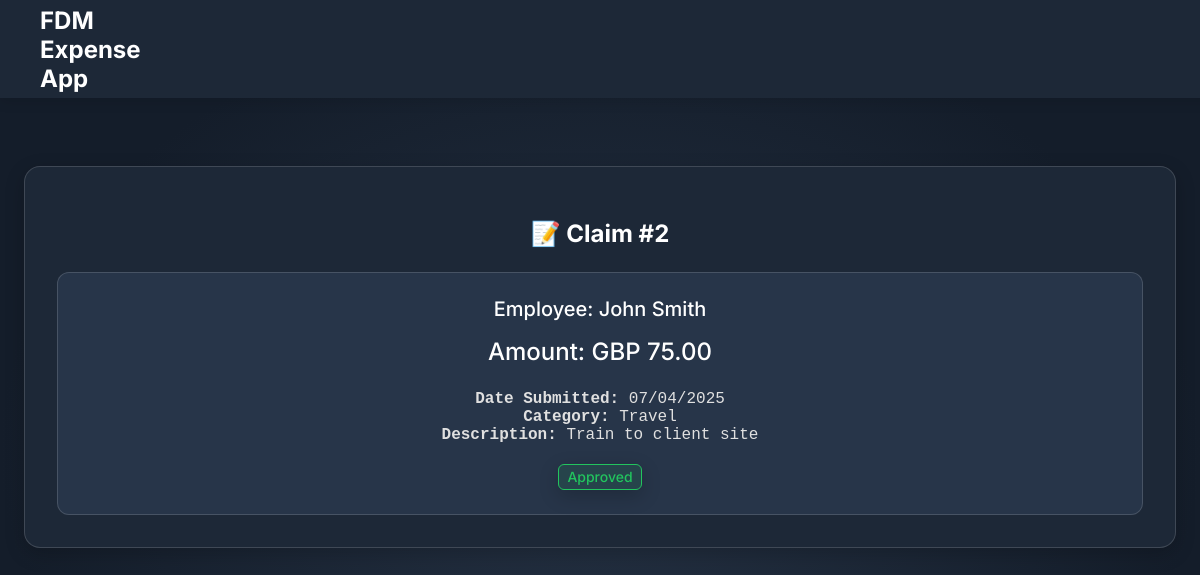
The page /php/view_claim.php?id=2 (signed in) on the database its author committed.
### tables this page shows
CREATE TABLE `expense_claims` (
  `claimId` int(11) NOT NULL,
  `employeeId` int(11) NOT NULL,
  `amount` decimal(10,2) NOT NULL,
  `description` varchar(255) NOT NULL,
  `category` varchar(50) NOT NULL,
  `status` enum('Pending','Approved','Rejected') DEFAULT 'Pending',
  `date` timestamp NOT NULL DEFAULT current_timestamp(),
  `evidenceFile` varchar(255) NOT NULL,
  `receipt` varchar(255) NOT NULL,
  `currency` varchar(5) DEFAULT NULL
);

CREATE TABLE `employees` (
  `employeeId` int(11) NOT NULL,
  `firstName` varchar(50) NOT NULL,
  `lastName` varchar(50) NOT NULL,
  `email` varchar(100) NOT NULL,
  `role` enum('Employee','Manager','Admin','Finance') NOT NULL DEFAULT 'Employee',
  `username` varchar(50) NOT NULL,
  `passwordHash` varchar(255) NOT NULL,
  `manager` int(11) DEFAULT NULL,
  `loggedIn` date DEFAULT current_timestamp(),
  `created_at` timestamp NOT NULL DEFAULT current_timestamp()
);

### php/view_claim.php (the view, shortened to what this page needs)
<?php
$conn = DatabaseManager::getInstance()->getConnection();
$claimId = $_GET['id'];
$sql = "SELECT expense_claims.*, employees.firstName, employees.lastName
        FROM expense_claims
        INNER JOIN employees ON expense_claims.employeeId = employees.employeeId
        WHERE expense_claims.claimId = :claimId";
$stmt = $conn->prepare($sql);
$stmt->bindParam(':claimId', $claimId, PDO::PARAM_INT);
$stmt->execute();
$claim = $stmt->fetch(PDO::FETCH_ASSOC);
?>
<!DOCTYPE html>
<html lang="en">
<head>
    <link rel="stylesheet" href="../css/style.css">
</head>
<body>
    <div class="container">
        <nav class="navbar">
            <div class="logo">FDM Expense App</div>
            <div class="nav-links">
                <form method="POST" action="../php/logout.php">
                </form>
            </div>
        </nav>
        <br>
        <section class="weather-map">
            <?php if ($claim): ?>
                <h1 style='text-align:center;'>📝 Claim #<?= $claim['claimId'] ?></h1>
                <div class='report' style='text-align: center;'>
                    <h4>Employee: <?= htmlspecialchars($claim['firstName'] . ' ' . $claim['lastName']) ?></h4>
                    <h3>Amount: <?= $claim['currency'] . ' ' . number_format($claim['amount'], 2) ?></h3>
                    <p><strong>Date Submitted:</strong> <?= date("d/m/Y", strtotime($claim['date'])) ?></p>
                    <p><strong>Category:</strong> <?= htmlspecialchars($claim['category']) ?></p>
                    <p><strong>Description:</strong> <?= htmlspecialchars($claim['description']) ?></p>
                    <br>
                    <?php if ($claim['status'] === 'Pending'): ?>
                        <div class='badges'><button class='blue'>Pending Approval</button></div><br>
                        <a href='approve_claim.php?id=<?= $claim['claimId'] ?>'>
                            <button style='margin-right: 10px;'>Accept Claim</button>
                        </a>
                        <a href='reject_claim.php?id=<?= $claim['claimId'] ?>'>
                            <button>Reject Claim</button>
                        </a>
                    <?php elseif ($claim['status'] === 'Rejected'): ?>
                        <div class='badges'><button class='red'>Rejected</button></div>
                    <?php elseif ($claim['status'] === 'Approved'): ?>
                        <div class='badges'><button class='green'>Approved</button></div>
                    <?php elseif ($claim['status'] === 'Reimbursed'): ?>
                        <div class='badges'><button class='purple'>Reimbursed</button></div>
                    <?php endif; ?>
                </div>
            <?php else: ?>
                <p style="text-align:center;">Claim not found or you do not have permission to view it.</p>
            <?php endif; ?>
        </section>
    </div>
</body>
</html>

### css/style.css (style rules this page uses)
body { background-color: #121826; color: #ffffff; font-family: 'Inter', sans-serif; margin: 0; padding: 0; background: radial-gradient(50% 50% at 50% 50%, #253244 0%, #141D2A 100%); min-height: 100vh; }
.container { display: grid; grid-template-columns: repeat(12, 1fr); gap: 24px; padding: 24px; margin-top: 98px; max-width: 1440px; margin-left: auto; margin-right: auto; }
.navbar { width: 100%; height: 98px; background: #1D2837; display: flex; align-items: center; padding: 0 40px; position: fixed; top: 0; left: 0; right: 0; z-index: 1000; box-shadow: 0px 4px 12px rgba(0, 0, 0, 0.1); }
.navbar .logo { color: #FFF; font-size: 24px; font-weight: 700; }
button { color: #FFF; font-family: Inter; font-size: 20px; font-weight: 500; cursor: pointer; border-radius: 16px; border: 1px solid rgba(255, 255, 255, 0.15); background: #2C3C54; box-shadow: 0px 6px 20px rgba(0, 0, 0, 0.2); }
.badges { display: flex; flex-direction: column; gap: 1rem; align-items: center; flex-wrap: wrap; justify-content: center; }
.badges > button { font-size: 0.875rem; line-height: 1.25rem; padding: 2px .5rem; cursor: pointer; border: none; border-radius: 0.375rem; outline: none; }
.badges .green { background-color: rgba(34, 197, 94, 0.10); color: rgb(34 197 94); border: 1px rgb(34 197 94) solid; }
.weather-map, .active-alerts { grid-column: span 12; border-radius: 16px; border: 1px solid rgba(255, 255, 255, 0.15); background: #1D2837; padding: 32px; box-shadow: 0px 6px 20px rgba(0, 0, 0, 0.2); }
.weather-map h3, .active-alerts h3 { margin: 0 0 24px 0; font-size: 24px; font-weight: 500; }
.report { border-radius: 12px; border: 1px solid rgba(255, 255, 255, 0.15); background: #273549; padding: 24px; margin-top: 24px; }
.report h4 { margin: 0 0 16px 0; font-size: 20px; font-weight: 500; }
.report p { font-family: monospace; font-size: 16px; margin: 0; color: #e0e0e0; }

### rows shown on the page
expense_claims: claimId "2", employeeId.lastName "John Smith", currency "GBP", amount "75.00", date "07/04/2025", category "Travel", description "Train to client site"
